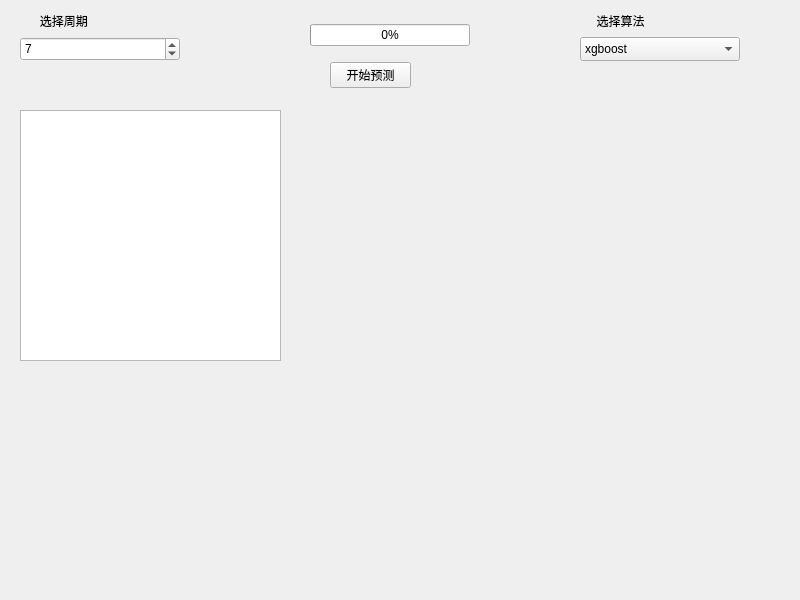
<?xml version="1.0" encoding="UTF-8"?>
<ui version="4.0">
 <class>MainWindow</class>
 <widget class="QMainWindow" name="MainWindow">
  <property name="geometry">
   <rect>
    <x>0</x>
    <y>0</y>
    <width>800</width>
    <height>600</height>
   </rect>
  </property>
  <property name="windowTitle">
   <string>智能预测系统</string>
  </property>
  <widget class="QWidget" name="centralwidget">
   <widget class="QWidget" name="verticalLayoutWidget_3">
    <property name="geometry">
     <rect>
      <x>20</x>
      <y>10</y>
      <width>160</width>
      <height>51</height>
     </rect>
    </property>
    <layout class="QVBoxLayout" name="verticalLayout_3">
     <item>
      <widget class="QLabel" name="label_3">
       <property name="text">
        <string>      选择周期</string>
       </property>
      </widget>
     </item>
     <item>
      <widget class="QSpinBox" name="pre_choice_num">
       <property name="minimumSize">
        <size>
         <width>0</width>
         <height>24</height>
        </size>
       </property>
       <property name="value">
        <number>7</number>
       </property>
      </widget>
     </item>
    </layout>
   </widget>
   <widget class="QWidget" name="verticalLayoutWidget_4">
    <property name="geometry">
     <rect>
      <x>580</x>
      <y>10</y>
      <width>160</width>
      <height>51</height>
     </rect>
    </property>
    <layout class="QVBoxLayout" name="verticalLayout_4">
     <item>
      <widget class="QLabel" name="label_4">
       <property name="text">
        <string>     选择算法</string>
       </property>
      </widget>
     </item>
     <item>
      <widget class="QComboBox" name="pre_choice_ml">
       <property name="minimumSize">
        <size>
         <width>0</width>
         <height>24</height>
        </size>
       </property>
       <item>
        <property name="text">
         <string>xgboost</string>
        </property>
       </item>
       <item>
        <property name="text">
         <string>LSTM</string>
        </property>
       </item>
      </widget>
     </item>
    </layout>
   </widget>
   <widget class="QWidget" name="verticalLayoutWidget_5">
    <property name="geometry">
     <rect>
      <x>330</x>
      <y>60</y>
      <width>81</width>
      <height>31</height>
     </rect>
    </property>
    <layout class="QVBoxLayout" name="verticalLayout_5">
     <item>
      <widget class="QPushButton" name="start_pre">
       <property name="text">
        <string>开始预测</string>
       </property>
      </widget>
     </item>
    </layout>
   </widget>
   <widget class="QWidget" name="verticalLayoutWidget_6">
    <property name="geometry">
     <rect>
      <x>310</x>
      <y>20</y>
      <width>160</width>
      <height>31</height>
     </rect>
    </property>
    <layout class="QVBoxLayout" name="verticalLayout_6">
     <item>
      <widget class="QProgressBar" name="pre_progressBar">
       <property name="value">
        <number>0</number>
       </property>
      </widget>
     </item>
    </layout>
   </widget>
   <widget class="QListWidget" name="pre_list">
    <property name="geometry">
     <rect>
      <x>20</x>
      <y>110</y>
      <width>261</width>
      <height>251</height>
     </rect>
    </property>
   </widget>
  </widget>
 </widget>
 <resources/>
 <connections/>
</ui>
